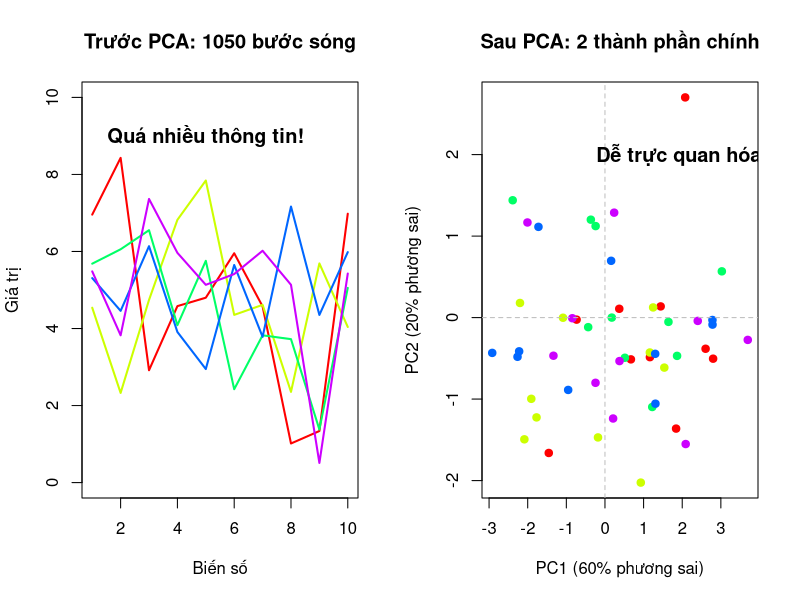
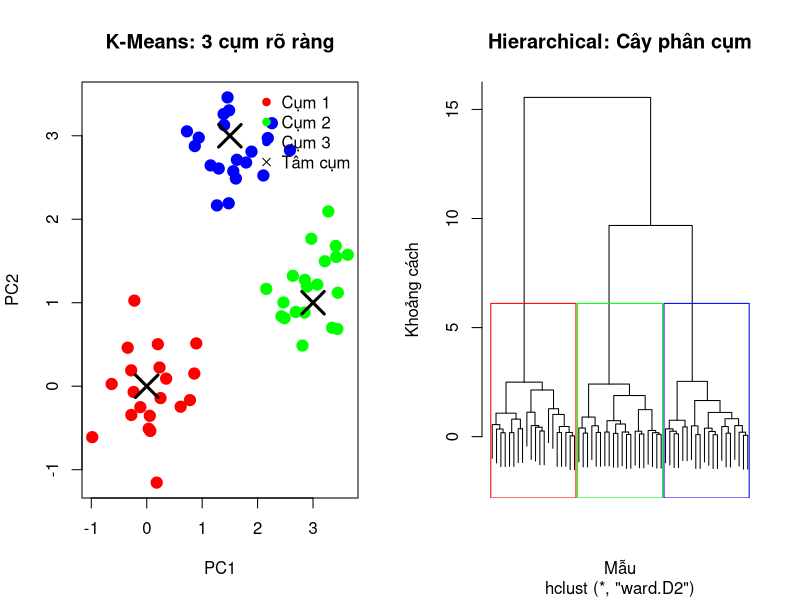
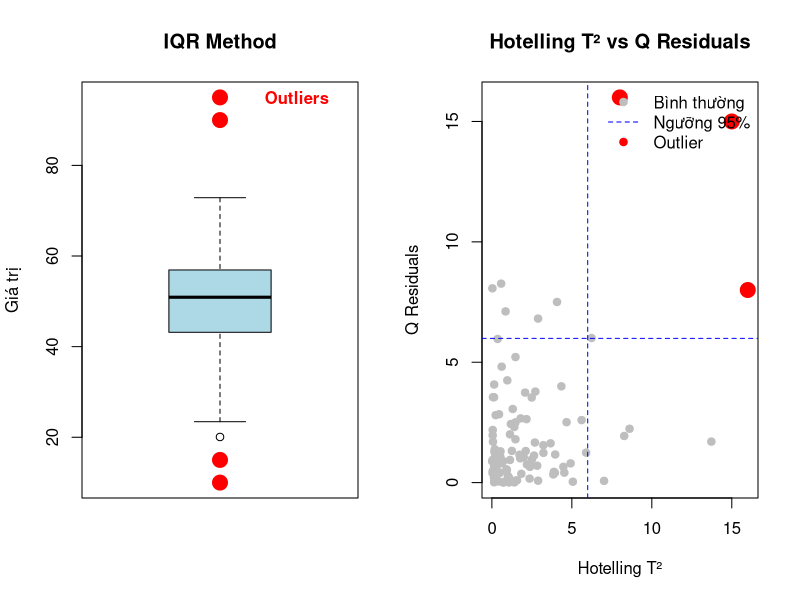
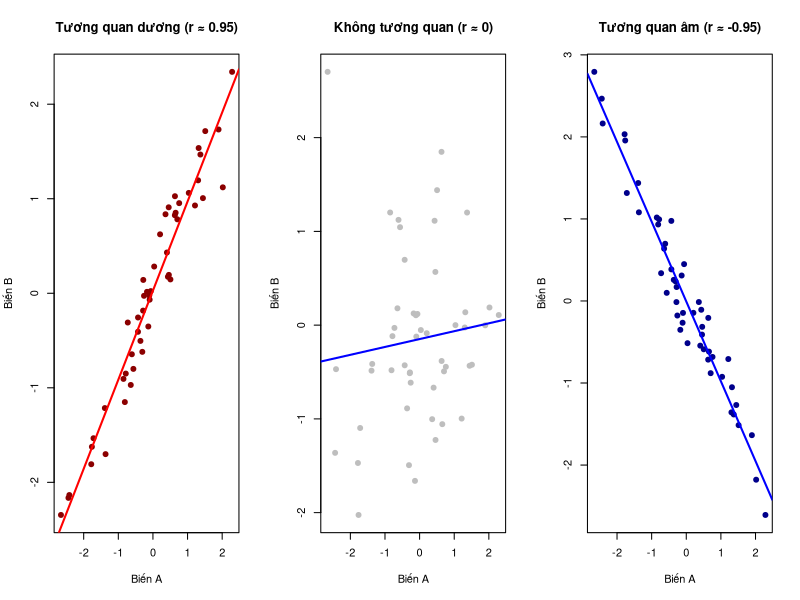
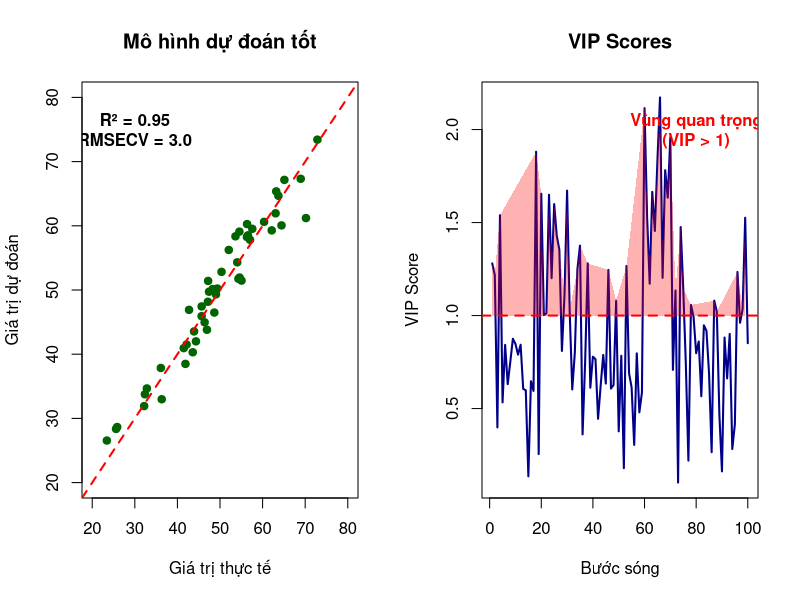

Reproduce these figures in R, in order.
## ---- chunk 1
par(mfrow = c(1, 2))

# Trước PCA: nhiều biến
set.seed(42)
n <- 50
vars <- paste0("Var", 1:10)
plot(1:10, rnorm(10, 5, 2), type = "n", ylim = c(0, 10),
     xlab = "Biến số", ylab = "Giá trị",
     main = "Trước PCA: 1050 bước sóng")
for(i in 1:5) {
  lines(1:10, rnorm(10, 5, 1.5), col = rainbow(5)[i], lwd = 2)
}
text(5, 9, "Quá nhiều thông tin!", cex = 1.2, font = 2)

# Sau PCA: 2 chiều
x <- rnorm(n, 0, 2)
y <- rnorm(n, 0, 1)
plot(x, y, pch = 19, col = rainbow(5)[rep(1:5, each = 10)],
     xlab = "PC1 (60% phương sai)", ylab = "PC2 (20% phương sai)",
     main = "Sau PCA: 2 thành phần chính")
abline(h = 0, v = 0, lty = 2, col = "gray")
text(2, 2, "Dễ trực quan hóa!", cex = 1.2, font = 2)
## ---- chunk 2
par(mfrow = c(1, 2))

# K-means
set.seed(123)
x1 <- c(rnorm(20, 0, 0.5), rnorm(20, 3, 0.5), rnorm(20, 1.5, 0.5))
y1 <- c(rnorm(20, 0, 0.5), rnorm(20, 1, 0.5), rnorm(20, 3, 0.5))
clusters <- rep(1:3, each = 20)

plot(x1, y1, col = rainbow(3)[clusters], pch = 19, cex = 1.5,
     main = "K-Means: 3 cụm rõ ràng",
     xlab = "PC1", ylab = "PC2")
points(c(0, 3, 1.5), c(0, 1, 3), pch = 4, cex = 3, lwd = 3, col = "black")
legend("topright", legend = c("Cụm 1", "Cụm 2", "Cụm 3", "Tâm cụm"),
       col = c(rainbow(3), "black"), pch = c(19, 19, 19, 4), bty = "n")

# Dendrogram
d <- dist(cbind(x1, y1))
hc <- hclust(d, method = "ward.D2")
plot(hc, labels = FALSE, main = "Hierarchical: Cây phân cụm",
     xlab = "Mẫu", ylab = "Khoảng cách")
rect.hclust(hc, k = 3, border = rainbow(3))
## ---- chunk 3
par(mfrow = c(1, 2))

# IQR method
set.seed(42)
data_normal <- rnorm(100, 50, 10)
data_with_outliers <- c(data_normal, 10, 15, 90, 95)

boxplot(data_with_outliers, main = "IQR Method",
        ylab = "Giá trị", col = "lightblue")
points(rep(1, 4), c(10, 15, 90, 95), col = "red", pch = 19, cex = 2)
text(1.3, 95, "Outliers", col = "red", font = 2)

# T² vs Q
set.seed(42)
t2 <- rchisq(100, df = 2)
q <- rchisq(100, df = 2)
t2 <- c(t2, 15, 16, 8)
q <- c(q, 15, 8, 16)

plot(t2, q, pch = 19, col = "gray",
     main = "Hotelling T² vs Q Residuals",
     xlab = "Hotelling T²", ylab = "Q Residuals")
abline(h = qchisq(0.95, 2), v = qchisq(0.95, 2), lty = 2, col = "blue")
points(tail(t2, 3), tail(q, 3), col = "red", pch = 19, cex = 2)
text(15, 17, "Outliers", col = "red", font = 2)
legend("topright", legend = c("Bình thường", "Ngưỡng 95%", "Outlier"),
       col = c("gray", "blue", "red"), pch = c(19, NA, 19),
       lty = c(NA, 2, NA), bty = "n")
## ---- chunk 4
par(mfrow = c(1, 3))

# Positive correlation
set.seed(42)
x <- rnorm(50)
y_pos <- x + rnorm(50, 0, 0.3)
plot(x, y_pos, pch = 19, col = "darkred",
     main = "Tương quan dương (r ≈ 0.95)",
     xlab = "Biến A", ylab = "Biến B")
abline(lm(y_pos ~ x), col = "red", lwd = 2)

# No correlation
y_no <- rnorm(50)
plot(x, y_no, pch = 19, col = "gray",
     main = "Không tương quan (r ≈ 0)",
     xlab = "Biến A", ylab = "Biến B")
abline(lm(y_no ~ x), col = "blue", lwd = 2)

# Negative correlation
y_neg <- -x + rnorm(50, 0, 0.3)
plot(x, y_neg, pch = 19, col = "darkblue",
     main = "Tương quan âm (r ≈ -0.95)",
     xlab = "Biến A", ylab = "Biến B")
abline(lm(y_neg ~ x), col = "blue", lwd = 2)
## ---- chunk 5
par(mfrow = c(1, 2))

# PLS prediction
set.seed(42)
actual <- rnorm(50, 50, 10)
predicted <- actual + rnorm(50, 0, 3)

plot(actual, predicted, pch = 19, col = "darkgreen",
     main = "Mô hình dự đoán tốt",
     xlab = "Giá trị thực tế", ylab = "Giá trị dự đoán",
     xlim = c(20, 80), ylim = c(20, 80))
abline(0, 1, col = "red", lwd = 2, lty = 2)
text(30, 75, sprintf("R² = 0.95\nRMSECV = 3.0"), font = 2)

# VIP scores
wavelengths <- 1:100
vip <- abs(rnorm(100, 0.8, 0.4))
vip[c(20:30, 60:70)] <- vip[c(20:30, 60:70)] + 0.8

plot(wavelengths, vip, type = "l", col = "darkblue", lwd = 2,
     main = "VIP Scores",
     xlab = "Bước sóng", ylab = "VIP Score")
abline(h = 1, col = "red", lty = 2, lwd = 2)
polygon(c(wavelengths[vip > 1], rev(wavelengths[vip > 1])),
        c(vip[vip > 1], rep(1, sum(vip > 1))),
        col = rgb(1, 0, 0, 0.3), border = NA)
text(80, 2, "Vùng quan trọng\n(VIP > 1)", col = "red", font = 2)
